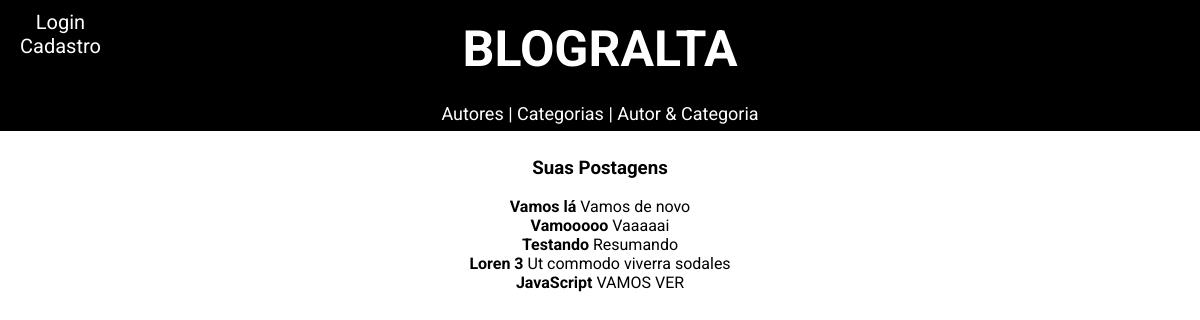
The app's page /cats_exibir.php?categoria=Filmes with its own data.
### tables this page shows
CREATE TABLE `noticia` (
  `id_noticia` int(4) NOT NULL,
  `data` date NOT NULL,
  `resumo` text NOT NULL,
  `titulo` text NOT NULL,
  `conteudo` text NOT NULL,
  `id_categoria` int(4) NOT NULL,
  `id_autor` int(4) NOT NULL
);

### cats_exibir.php (the view, shortened to what this page needs)
<!DOCTYPE html>
<html>
<head>
	<link href="./estilo.css" rel="stylesheet" />
</head>
<body>
	<?php require('./head.php'); ?>
	<div id="conteudo">
		<h3>Suas Postagens</h3>
		<?php
			$cat = $_GET['categoria'];
			$sql = $bd->query("SELECT id_categoria FROM categoria WHERE titulo = '$cat'");
			$id = mysqli_fetch_array($sql);
			$catID = $id['id_categoria'];
			$resultados = $bd->query("SELECT * FROM noticia WHERE id_categoria = '$catID' ORDER BY id_noticia DESC");
			if($resultados ->num_rows > 0)
				while ($posts = mysqli_fetch_array($resultados))
				{
					echo '<strong><a href="./leitura.php?id_noticia='.$posts['id_noticia'].'">'.$posts['titulo'].'</a></strong> ';
					echo $posts['resumo'].'<br/>';
				}
		?>
	</div>
</body>
</html>

### estilo.css (style rules this page uses)
body { font-family: 'Roboto', sans-serif; }
a { text-decoration: none; color: black; }
#conteudo { width: 1000px; margin:0 auto; padding-top: 130px; text-align: center; }

### records on screen
noticia: titulo "Vamos lá", resumo "Vamos de novo"
noticia: titulo "Vamooooo", resumo "Vaaaaai"
noticia: titulo "Testando", resumo "Resumando"
noticia: titulo "Loren 3", resumo "Ut commodo viverra sodales"
noticia: titulo "JavaScript", resumo "VAMOS VER"
